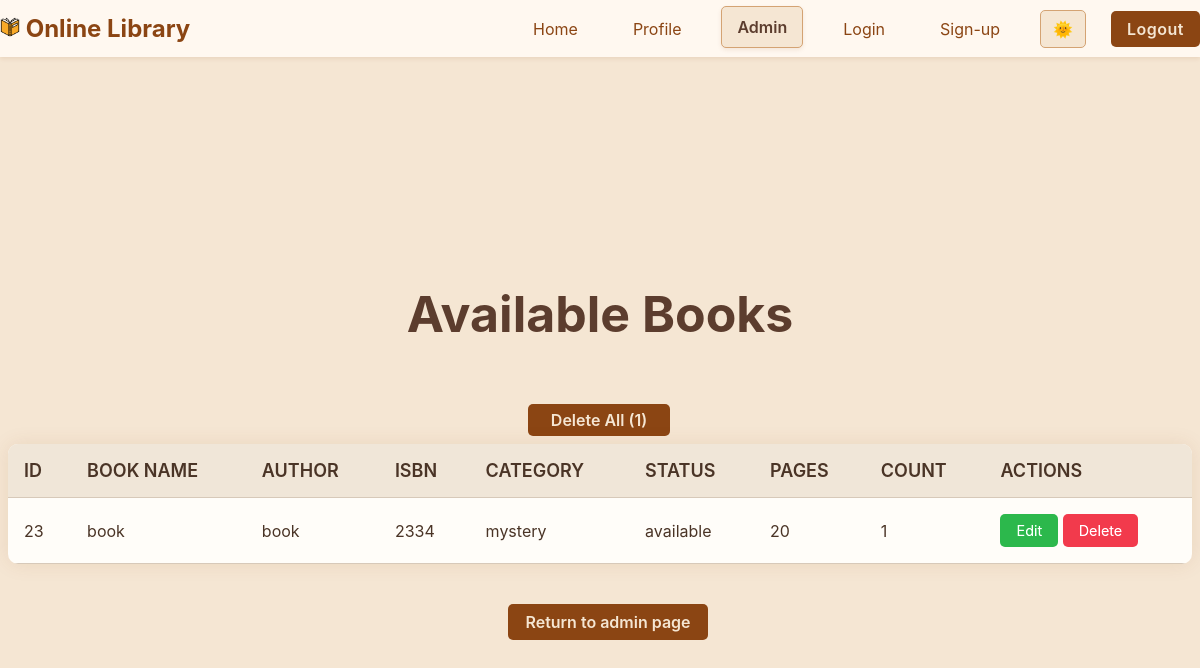
The app's page /view-available/, older data.
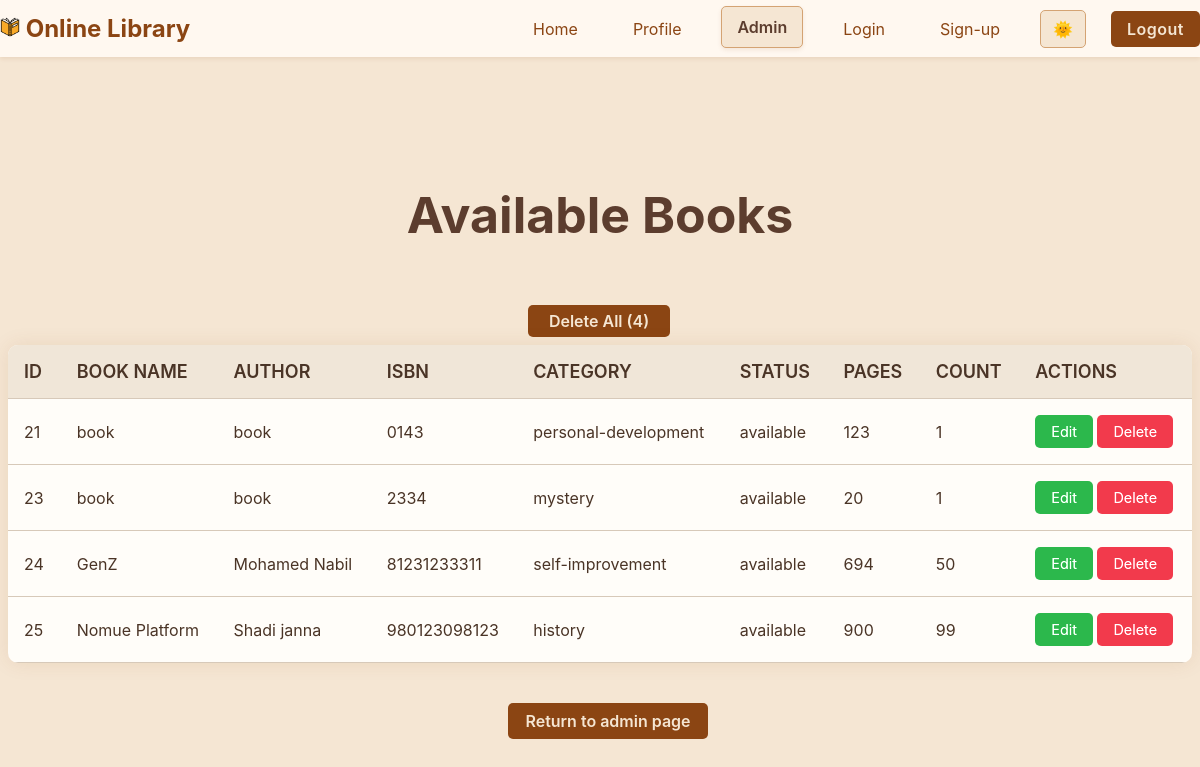
The same page, newer data.
### library_app/models.py (models this page shows, shortened)
class Book(models.Model):
    CATEGORY_CHOICES = [
        ('fiction', 'Fiction'),
        ('non-fiction', 'Non-Fiction'),
        ('mystery', 'Mystery'),
        ('fantasy', 'Fantasy'),
        ('science-fiction', 'Science Fiction'),
        ('biography', 'Biography'),
        ('history', 'History'),
        ('romance', 'Romance'),
        ('biology', 'Biology'),
        ('genetics', 'Genetics'),
        ('self-improvement', 'Self-Improvement'),
        ('personal-development', 'Personal-Development'),
        ('other', 'Other')
    ]
    STATUS_CHOICES = [
        ('available', 'Available'),
        ('unavailable', 'Unavailable'),
    ]
    title = models.CharField(max_length=200)
    author = models.CharField(max_length=100)
    ISBN = models.CharField(max_length=20, unique=True, validators=[validate_numeric])
    pages = models.PositiveIntegerField(validators=[MinValueValidator(1)])
    category = models.CharField(max_length=50, choices=CATEGORY_CHOICES)
    description = models.TextField(blank=True, null=True)
    status = models.CharField(max_length=20, choices=STATUS_CHOICES, default='available')
    count = models.PositiveIntegerField(default=1, validators=[MinValueValidator(1), MaxValueValidator(100)])
    cover_image = models.FileField(upload_to='book_covers/', null=True, blank=True)
    added_date = models.DateTimeField(auto_now_add=True)

### library_app/views.py (the view)
# urls.py: path('view-available/', views.view_available, name='view_available'),
def view_available(request):
    books = Book.objects.filter(status='available')
    context = {
        'books': books,
        'is_admin_page': True
    }
    return render(request, 'adminPages/view-available.html', context)

### templates/adminPages/view-available.html (shortened to what this page needs)
{% extends 'base.html' %}
{% load static %}
{% block extra_css %}
    <link rel="stylesheet" href="{% static 'adminPages/Css/admin_Style.css' %}">
{% endblock extra_css %}
{% block content %}
    <div class="main-container">
        <div class="admin-header">
            <h2>Available Books</h2>
        </div>
        <div class="deleteAll-container">
            <button id="deleteAll-btn"></button>
        </div>
        <div class="books-table-container">
            <table class="books-table">
                <thead>
                    <tr>
                        <th>ID</th>
                        <th>Book Name</th>
                        <th>Author</th>
                        <th>ISBN</th>
                        <th>Category</th>
                        <th>Status</th>
                        <th>Pages</th>
                        <th>Count</th>
                        <th>Actions</th>
                    </tr>
                </thead>
                <tbody id="booksTbody">
                    {% for book in books %}
                    <tr data-book-id="{{ book.id }}">
                        <td>{{ book.id }}</td>
                        <td>{{ book.title }}</td>
                        <td>{{ book.author }}</td>
                        <td>{{ book.ISBN }}</td>
                        <td>{{ book.category }}</td>
                        <td>{{ book.status }}</td>
                        <td>{{ book.pages }}</td>
                        <td>{{book.count}}</td>
                        <td>
                            <div class="action-buttons">
                                <button class="action-buttons" id="btn-edit" onclick="editData({{ book.id }})">Edit</button>
                                <button class="action-buttons" id="btn-delete" onclick="deleteData({{ book.id }})">Delete</button>
                            </div>
                        </td>
                    </tr>
                    {% endfor %}
                </tbody>
            </table>
        </div>
        <div class="ReturnToAdmin-container">
            <button id="ReturnToAdmin-btn" onclick="window.location.href='{% url 'admin_dashboard' %}'">Return to admin page</button>
        </div>
    </div>
{% endblock content %}

### templates/base.html (shortened to what this page needs)
{% load static %}
<!DOCTYPE html>
<html lang="en">
    <head>
        <link rel="stylesheet" href="{% static 'main/Css/navBar_Style.css' %}">
        <link rel="stylesheet" href="{% static 'main/Css/messages.css' %}">
        {% block extra_css %} {% endblock extra_css %}
    </head>
    <body class="{% if request.session.theme == 'dark' %}dark-theme{% endif %}">
        {% include "parts/navbar.html" %}
        {% block content %} {% endblock content %}
    </body>
</html>

### templates/parts/navbar.html (shortened to what this page needs)
{% load static %}
<nav class="navbar">
    <div class="nav-container">
        <a href="{% url 'home' %}" class="logo" id="logo">
            <img src="{% static 'img/icon.png' %}" alt="icon" style="width: 20px;height: 20px;">
            Online Library
        </a>
        <div class="nav-links" id="navLinks">
            <a href="{% url 'home' %}" id="home" class="{% if current_path == '' %}nav-active{% endif %}">Home</a>
            <a href="{% url 'profile' %}" id="profile" class="{% if current_path == 'profile' %}nav-active{% endif %}">Profile</a>
            <a href="{% url 'admin_dashboard' %}" id="admin" class="{% if current_path == 'admin-dashboard' or is_admin_page %}nav-active{% endif %}">Admin</a>
            <a href="{% url 'login' %}" id="login" class="{% if current_path == 'login' %}nav-active{% endif %}">Login</a>
            <a href="{% url 'sign_up' %}" id="sign-up" class="{% if current_path == 'signup' %}nav-active{% endif %}">Sign-up</a>
            <button id="themeToggle" class="theme-toggle">
            </button>
            <button id="logoutBtn" onclick="window.location.href='{% url 'home' %}'">Logout</button>
        </div>
    </div>
</nav>

### project/static/main/Css/navBar_Style.css (style rules this page uses)
:root { --bg-primary: #f5e6d3; --bg-secondary: #fff8f0; --text-primary: #5c3d2e; --text-secondary: #8b4513; --border-color: #d4a373; --shadow-color: rgba(139, 69, 19, 0.1); --btn-primary: #8b4513; --btn-primary-hover: #6b3410; --table-bg: #fffdf9; --table-header-bg: #f0e6d8; --table-text: #4a3426; --table-border: #d7c9b9; --table-hover: #f5ede3; --table-shadow: rgba(139, 69, 19, 0.05); --input-bg: #fff; --input-text: #5c3d2e; --input-border: #d4a373; --input-placeholder: #8b7566; --input-focus-glow: rgba(139, 69, 19, 0.2); }
body { background-color: var(--bg-primary); }
.navbar { background-color: var(--bg-secondary); box-shadow: 0 2px 4px var(--shadow-color); position: fixed; top: 0; left: 0; right: 0; z-index: 1000; padding: 4px 0; }
.nav-container { margin: 0 auto; display: flex; justify-content: space-between; align-items: center; max-width: 1200px; width: 100%; }
.logo { font-size: 1.5rem; font-weight: bold; color: var(--text-secondary); text-decoration: none; padding: 10px 0; }
.nav-links { display: flex; align-items: center; gap: 25px; }
.nav-links a { color: var(--text-secondary); text-decoration: none; font-size: 1.0rem; padding: 10px 15px; border-radius: 5px; }
.nav-links .nav-active { color: var(--text-primary); background-color: var(--bg-primary); font-weight: 600; box-shadow: 0 2px 4px var(--shadow-color); border: 1px solid var(--border-color); transform: translateY(-2px); }
button { box-shadow: 0 2px 8px var(--btn-glow); transition: all 0.3s ease; }
#logoutBtn { background-color: var(--btn-primary); color: var(--bg-primary); border: none; border-radius: 5px; cursor: pointer; font-size: 1rem; margin: 0; padding: 0.5rem 1rem; font-weight: 600; letter-spacing: 0.5px; }
.theme-toggle { background: none; cursor: pointer; color: var(--text-secondary); font-size: 1.3rem; display: flex; align-items: center; margin: 0; font-weight: 600; border-radius: 5px; padding: 8px 12px; background-color: var(--bg-primary); border: 1px solid var(--border-color); }
.nav-links a, .btn-secondary, .theme-toggle { transition: all 0.3s ease; }
* { font-family: 'Inter', 'Segoe UI', sans-serif; }

### project/static/adminPages/Css/admin_Style.css (style rules this page uses)
body { background-color: var(--bg-primary); color: var(--text-primary); min-height: 100vh; display: flex; align-items: center; justify-content: center; transition: background-color 0.3s ease, color 0.3s ease; overflow: auto; }
.main-container { width: 100%; max-width: 1200px; padding: 0 20px; margin: 0 auto; padding-top: 1rem }
.admin-header { text-align: center; justify-content: center; flex-direction: column; display: flex; }
.admin-header h2 { font-size: 50px; margin-top: 100px; margin-bottom: 0rem; }
.books-table-container { background: var(--table-bg); border-radius: 10px; box-shadow: 0 0 20px var(--shadow-color); overflow: hidden; }
.books-table { width: 100%; border-collapse: collapse; color: var(--table-text); }
.books-table th, .books-table td { padding: 1rem; text-align: left; border-bottom: 1px solid var(--table-border); transition: color 0.3s ease, border-color 0.3s ease; }
.books-table tr { transition: background-color 0.3s ease; }
.books-table th { background-color: var(--table-header-bg); font-weight: 600; font-size: large; color: var(--table-text); text-transform: uppercase; }
#btn-edit, #btn-delete { padding: 0.5rem 1rem; border: none; border-radius: 5px; cursor: pointer; font-size: 0.9rem; transition: background-color 0.3s ease; filter: brightness(1.1); }
#btn-edit { background-color: #28a745; color: white; }
#btn-delete { background-color: #dc3545; color: white; }
.view-books-container,.deleteAll-container,.ReturnToAdmin-container { margin-top: 2rem; }
#view-available-books,#deleteAll-btn,#ReturnToAdmin-btn { background-color: var(--btn-primary); color: var(--bg-primary); padding: 0.5rem 1rem; border: none; border-radius: 5px; cursor: pointer; font-size: 1rem; font-weight: 600; width: 200px; margin: 0.5rem 500px; transition: background-color 0.3s ease; }
#deleteAll-btn { width: 12%; margin-top: 60px; margin-left: 520px; padding: 0.4rem 0.5rem; display: none; }

Row changes from the older to the newer data that the page shows:
now on this page (row edited): Book: id "21", title "book", author "book", ISBN "0143", category "personal-development", status "available", pages "123", count "1"
added Book: id "24", title "GenZ", author "Mohamed Nabil", ISBN "81231233311", category "self-improvement", status "available", pages "694", count "50"
added Book: id "25", title "Nomue Platform", author "Shadi janna", ISBN "980123098123", category "history", status "available", pages "900", count "99"
Text that changed along with them:
text written by a page script: "Delete All (1)" → "Delete All (4)"
